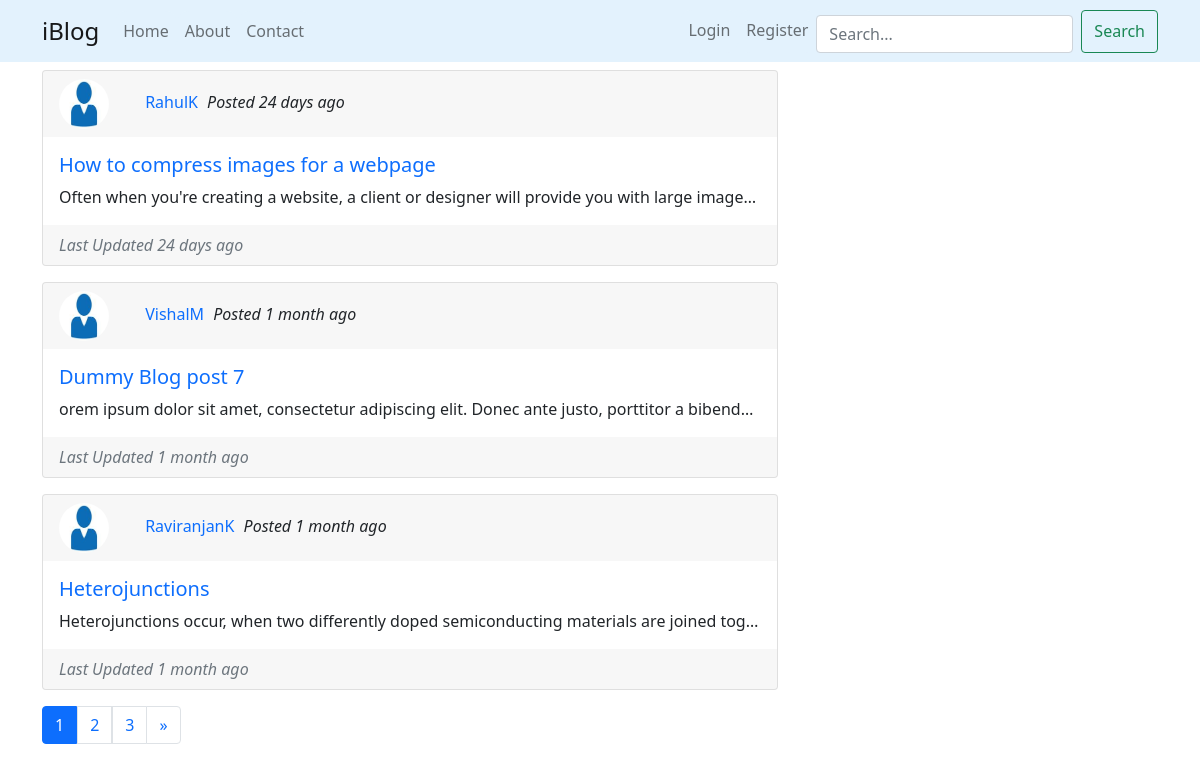
The page / on the database its author committed.
### blog/models.py (models this page shows, shortened)
class BlogPost(models.Model):
    title = models.CharField(max_length=100)
    content = models.TextField()
    date_posted = models.DateTimeField(default=timezone.now)
    date_updated = models.DateTimeField(auto_now=True)
    author = models.ForeignKey(User, on_delete=models.CASCADE)
    likes = models.ManyToManyField(User, related_name='likes', blank=True)
    def whenposted(self):
        now = timezone.now()
        diff= now - self.date_posted
        return counttime(diff)
    def whenupdated(self):
        now = timezone.now()
        diff= now - self.date_updated
        return counttime(diff)

### users/models.py (models this page shows, shortened)
class Profile(models.Model):
    user = models.OneToOneField(User, on_delete=models.CASCADE)
    image = models.ImageField(default='default.jfif', upload_to='profile_pics')

### blog/views.py (the view)
# urls.py: path('', PostListView.as_view(), name='blog-home'),
class PostListView(ListView):
    model = BlogPost
    template_name = 'blog/home.html'
    context_object_name = 'blogposts'
    ordering = ['-date_posted']
    paginate_by = 3

### blog/templates/blog/home.html (shortened to what this page needs)
{% extends 'blog/base.html' %}
{% load humanize %}
{% block content %}
  {% for blogpost in blogposts %}
    <div class="card w-80 mb-3">
      <div class="card-header border-0">
        <img class="rounded-circle" src="{{ blogpost.author.profile.image.url }}" alt="Profile-Image" width="50px" height="50px">
        <a class="text-decoration-none" href="{% url 'user-blogs' blogpost.author.username %}">{{ blogpost.author }}</a>
        <i>Posted {{ blogpost.whenposted }}</i>
      </div>
      <div class="card-body">
        <h5><a class="card-title text-decoration-none" href="{% url 'blog-detail' blogpost.id %}">{{ blogpost.title }}</a></h5>
        <p class="card-text text-truncate">{{ blogpost.content }}</p>
      </div>
      <div class="card-footer border-0 text-muted">
        <i>Last Updated {{ blogpost.whenupdated }}</i>
      </div>
    </div>
  {% endfor %}
  {% if is_paginated %}
  <ul class="pagination">
    {% for num in page_obj.paginator.page_range %}
      {% if page_obj.number == num %}
        <li class="page-item active">
          <a class="page-link" href="?page={{ num }}">{{ num }}</a>
        </li>
      {% elif num > page_obj.number|add:'-3' and num < page_obj.number|add:'3' %}
        <a class="page-link" href="?page={{ num }}">{{ num }}</a>
      {% endif %}
    {% endfor %}
    {% if page_obj.has_next %}
      <li class="page-item">
        <a class="page-link" href="?page={{ page_obj.paginator.num_pages }}" aria-label="Next">
          <span aria-hidden="true">&raquo;</span>
        </a>
      </li>
    {% endif %}
  </ul>
  {% endif %}
{% endblock content %}

### blog/static/blog/style.css (style rules this page uses)
.text-decoration-none { margin-right: 5px; }
.rounded-circle { margin-right: 2rem; }

### rows shown on the page
BlogPost: author.profile.image (placeholder picture), author "RahulK", whenposted "24 days ago", title "How to compress images for a webpage", content "Often when you're creating a website, a client or designer will provide you with large image…", whenupdated "24 days ago"
BlogPost: author.profile.image (placeholder picture), author "VishalM", whenposted "1 month ago", title "Dummy Blog post 7", content "orem ipsum dolor sit amet, consectetur adipiscing elit. Donec ante justo, porttitor a bibend…", whenupdated "1 month ago"
BlogPost: author.profile.image (placeholder picture), author "RaviranjanK", whenposted "1 month ago", title "Heterojunctions", content "Heterojunctions occur, when two differently doped semiconducting materials are joined tog…", whenupdated "1 month ago"

### other values the page prints
{{ num }} "1"
{{ num }} "2" "3"
